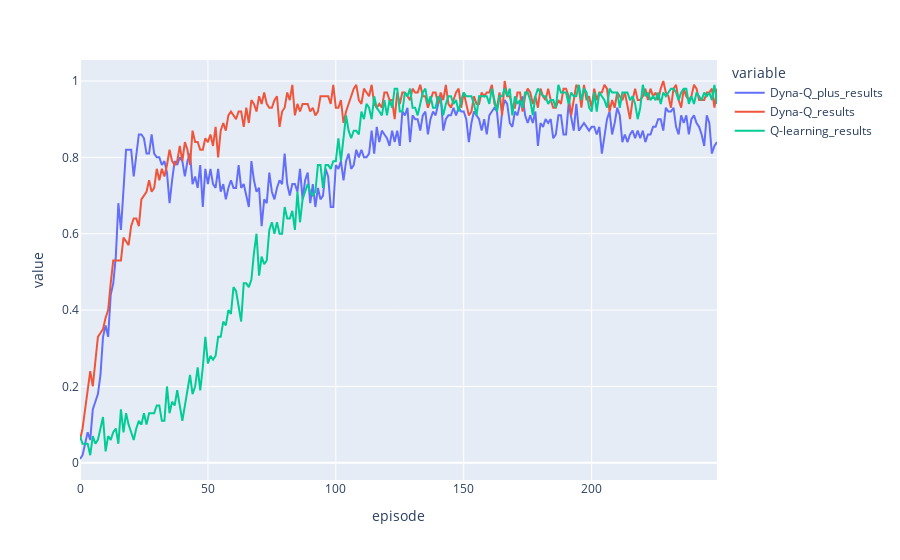

Source (notebook cell):
### Code cell
ACR_per_episode = pd.DataFrame(ACR_per_episode)
print(ACR_per_episode.mean(axis=0))
px.line(ACR_per_episode)

### Figure 1 — Plotly figure (JSON) as saved in the notebook; plotly's stock layout.template omitted (floating-point values rounded to 4 significant figures; data arrays with more than 128 entries replaced by an {"elided": "..."} marker saying what was removed)
{"data": [{"hovertemplate": "variable=Dyna-Q_plus_results<br>episode=%{x}<br>value=%{y}<extra></extra>", "legendgroup": "Dyna-Q_plus_results", "line": {"color": "#636efa", "dash": "solid"}, "marker": {"symbol": "circle"}, "mode": "lines", "name": "Dyna-Q_plus_results", "orientation": "v", "showlegend": true, "type": "scatter", "x": {"elided": "250 int values"}, "xaxis": "x", "y": {"elided": "250 float values"}, "yaxis": "y"}, {"hovertemplate": "variable=Dyna-Q_results<br>episode=%{x}<br>value=%{y}<extra></extra>", "legendgroup": "Dyna-Q_results", "line": {"color": "#EF553B", "dash": "solid"}, "marker": {"symbol": "circle"}, "mode": "lines", "name": "Dyna-Q_results", "orientation": "v", "showlegend": true, "type": "scatter", "x": {"elided": "250 int values"}, "xaxis": "x", "y": {"elided": "250 float values"}, "yaxis": "y"}, {"hovertemplate": "variable=Q-learning_results<br>episode=%{x}<br>value=%{y}<extra></extra>", "legendgroup": "Q-learning_results", "line": {"color": "#00cc96", "dash": "solid"}, "marker": {"symbol": "circle"}, "mode": "lines", "name": "Q-learning_results", "orientation": "v", "showlegend": true, "type": "scatter", "x": {"elided": "250 int values"}, "xaxis": "x", "y": {"elided": "250 float values"}, "yaxis": "y"}], "layout": {"legend": {"title": {"text": "variable"}, "tracegroupgap": 0}, "margin": {"t": 60}, "xaxis": {"anchor": "y", "domain": [0, 1], "title": {"text": "episode"}}, "yaxis": {"anchor": "x", "domain": [0, 1], "title": {"text": "value"}}}}
